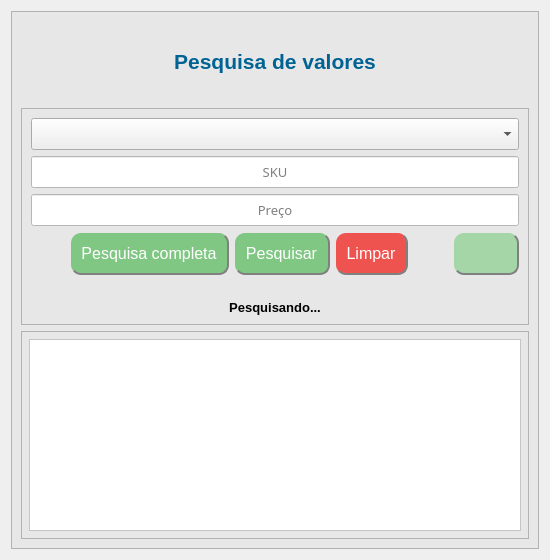
            <widget class="QWidget" name="pg_comparar">
             <layout class="QHBoxLayout" name="horizontalLayout_8">
              <item>
               <widget class="QFrame" name="frame_7">
                <property name="sizePolicy">
                 <sizepolicy hsizetype="Preferred" vsizetype="Expanding">
                  <horstretch>0</horstretch>
                  <verstretch>0</verstretch>
                 </sizepolicy>
                </property>
                <property name="styleSheet">
                 <string notr="true">QLineEdit{
	background-color: rgb( 255, 255, 255);
	font: 10pt &quot;MS Shell Dig 2&quot;;
}

QFrame{
Background-color: rgb(231, 231, 231);
}
</string>
                </property>
                <property name="frameShape">
                 <enum>QFrame::StyledPanel</enum>
                </property>
                <property name="frameShadow">
                 <enum>QFrame::Raised</enum>
                </property>
                <layout class="QVBoxLayout" name="verticalLayout_14" stretch="0,0,1">
                 <item>
                  <widget class="QLabel" name="label_4">
                   <property name="whatsThis">
                    <string>&lt;html&gt;&lt;head/&gt;&lt;body&gt;&lt;p align=&quot;center&quot;&gt;&lt;span style=&quot; font-size:12pt;&quot;&gt;Pesquisa de valores&lt;/span&gt;&lt;/p&gt;&lt;/body&gt;&lt;/html&gt;</string>
                   </property>
                   <property name="styleSheet">
                    <string notr="true">color: rgb(0, 99, 148);
margin-top: 25px;
margin-bottom: 25px;</string>
                   </property>
                   <property name="text">
                    <string>&lt;html&gt;&lt;head/&gt;&lt;body&gt;&lt;p align=&quot;center&quot;&gt;&lt;span style=&quot; font-size:16pt; font-weight:600;&quot;&gt;Pesquisa de valores&lt;/span&gt;&lt;/p&gt;&lt;/body&gt;&lt;/html&gt;</string>
                   </property>
                   <property name="textFormat">
                    <enum>Qt::AutoText</enum>
                   </property>
                   <property name="alignment">
                    <set>Qt::AlignHCenter|Qt::AlignTop</set>
                   </property>
                  </widget>
                 </item>
                 <item>
                  <widget class="QFrame" name="frame_8">
                   <property name="minimumSize">
                    <size>
                     <width>0</width>
                     <height>22</height>
                    </size>
                   </property>
                   <property name="styleSheet">
                    <string notr="true">QPushButton{
	height: 15px;
}
QLineEdit{
	border-radius: 3px;
	border: 2px solid transparent
}

QComboBox{
	border-radius:3px;
	background-color: WHITE;
	border: 2px solid transparent
}
QLineEdit:hover {
	border-color: #9BB4D6;
}
QComboBox:hover{
	   border-color: #9BB4D6;
}

/*QPushButton {
    background-color: #ecf0f1;
    border: 2px solid transparent;
    border-radius: 5px;
    color: #333;
    padding: 10px 20px;
    box-shadow: 0px 0px 5px rgba(0, 0, 0, 0.3);
}

QPushButton:hover {
    border-color: #3498db;
}*\
</string>
                   </property>
                   <property name="frameShape">
                    <enum>QFrame::StyledPanel</enum>
                   </property>
                   <property name="frameShadow">
                    <enum>QFrame::Raised</enum>
                   </property>
                   <layout class="QVBoxLayout" name="verticalLayout_11">
                    <item>
                     <layout class="QVBoxLayout" name="verticalLayout_9">
                      <item>
                       <widget class="QComboBox" name="comboBox">
                        <property name="sizePolicy">
                         <sizepolicy hsizetype="Expanding" vsizetype="Fixed">
                          <horstretch>0</horstretch>
                          <verstretch>0</verstretch>
                         </sizepolicy>
                        </property>
                        <property name="minimumSize">
                         <size>
                          <width>0</width>
                          <height>32</height>
                         </size>
                        </property>
                        <property name="maximumSize">
                         <size>
                          <width>16777215</width>
                          <height>40</height>
                         </size>
                        </property>
                        <property name="font">
                         <font>
                          <pointsize>12</pointsize>
                         </font>
                        </property>
                       </widget>
                      </item>
                      <item>
                       <widget class="QLineEdit" name="txt_comparar_sku">
                        <property name="minimumSize">
                         <size>
                          <width>0</width>
                          <height>32</height>
                         </size>
                        </property>
                        <property name="maximumSize">
                         <size>
                          <width>16777215</width>
                          <height>40</height>
                         </size>
                        </property>
                        <property name="font">
                         <font>
                          <family>MS Shell Dig 2</family>
                          <pointsize>10</pointsize>
                          <weight>50</weight>
                          <italic>false</italic>
                          <bold>false</bold>
                         </font>
                        </property>
                        <property name="text">
                         <string/>
                        </property>
                        <property name="alignment">
                         <set>Qt::AlignCenter</set>
                        </property>
                        <property name="placeholderText">
                         <string>SKU</string>
                        </property>
                       </widget>
                      </item>
                      <item>
                       <widget class="QLineEdit" name="txt_comparar_preco">
                        <property name="minimumSize">
                         <size>
                          <width>0</width>
                          <height>32</height>
                         </size>
                        </property>
                        <property name="maximumSize">
                         <size>
                          <width>16777215</width>
                          <height>40</height>
                         </size>
                        </property>
                        <property name="font">
                         <font>
                          <family>MS Shell Dig 2</family>
                          <pointsize>10</pointsize>
                          <weight>50</weight>
                          <italic>false</italic>
                          <bold>false</bold>
                         </font>
                        </property>
                        <property name="text">
                         <string/>
                        </property>
                        <property name="alignment">
                         <set>Qt::AlignCenter</set>
                        </property>
                        <property name="placeholderText">
                         <string>Preço</string>
                        </property>
                       </widget>
                      </item>
                     </layout>
                    </item>
                    <item>
                     <layout class="QHBoxLayout" name="horizontalLayout_7">
                      <item>
                       <spacer name="horizontalSpacer">
                        <property name="orientation">
                         <enum>Qt::Horizontal</enum>
                        </property>
                        <property name="sizeHint" stdset="0">
                         <size>
                          <width>40</width>
                          <height>20</height>
                         </size>
                        </property>
                       </spacer>
                      </item>
                      <item>
                       <widget class="QPushButton" name="bt_pesquisa_massiva">
                        <property name="enabled">
                         <bool>true</bool>
                        </property>
                        <property name="sizePolicy">
                         <sizepolicy hsizetype="Expanding" vsizetype="Expanding">
                          <horstretch>0</horstretch>
                          <verstretch>0</verstretch>
                         </sizepolicy>
                        </property>
                        <property name="minimumSize">
                         <size>
                          <width>30</width>
                          <height>42</height>
                         </size>
                        </property>
                        <property name="maximumSize">
                         <size>
                          <width>16777215</width>
                          <height>40</height>
                         </size>
                        </property>
                        <property name="font">
                         <font>
                          <family>Segoe UI</family>
                          <pointsize>12</pointsize>
                          <weight>50</weight>
                          <bold>false</bold>
                          <underline>false</underline>
                          <strikeout>false</strikeout>
                          <kerning>true</kerning>
                         </font>
                        </property>
                        <property name="cursor">
                         <cursorShape>PointingHandCursor</cursorShape>
                        </property>
                        <property name="styleSheet">
                         <string notr="true">QPushButton:hover{
	/*background-color: #90a955;*/
	border-radius: 10px;
	color: #000;
}
QPushButton{
	background-color: #81C784;
	border-radius: 10px;
	padding-left: 10px;
	padding-right: 10px;
	color: #fff;
	border-bottom: 1.5px solid gray;
	border-right: 1.5px solid gray;
	
}
QPushButton:pressed{
	background-color: #66BB6A;
	border-radius: 15px;
	border-bottom: 1.5px solid gray;
	border-right: 1.5px solid gray;
	color: #000;
}</string>
                        </property>
                        <property name="text">
                         <string>Pesquisa completa</string>
                        </property>
                       </widget>
                      </item>
                      <item>
                       <widget class="QPushButton" name="bt_pesquisar">
                        <property name="sizePolicy">
                         <sizepolicy hsizetype="Expanding" vsizetype="Expanding">
                          <horstretch>0</horstretch>
                          <verstretch>0</verstretch>
                         </sizepolicy>
                        </property>
                        <property name="minimumSize">
                         <size>
                          <width>30</width>
                          <height>42</height>
                         </size>
                        </property>
                        <property name="maximumSize">
                         <size>
                          <width>16777215</width>
                          <height>40</height>
                         </size>
                        </property>
                        <property name="font">
                         <font>
                          <family>Segoe UI</family>
                          <pointsize>12</pointsize>
                         </font>
                        </property>
                        <property name="cursor">
                         <cursorShape>PointingHandCursor</cursorShape>
                        </property>
                        <property name="styleSheet">
                         <string notr="true">QPushButton:hover{
	/*background-color: #90a955;*/
	border-radius: 10px;
	color: #000;
}
QPushButton{
	background-color: #81C784;
	border-radius: 10px;
	padding-left: 10px;
	padding-right: 10px;
	color: #fff;
	border-bottom: 1.5px solid gray;
	border-right: 1.5px solid gray;
	
}
QPushButton:pressed{
	background-color: #66BB6A;
	border-radius: 15px;
	border-bottom: 1.5px solid gray;
	border-right: 1.5px solid gray;
	color: #000;
}</string>
                        </property>
                        <property name="text">
                         <string>Pesquisar</string>
                        </property>
                        <property name="autoDefault">
                         <bool>false</bool>
                        </property>
                        <property name="default">
                         <bool>false</bool>
                        </property>
                        <property name="flat">
                         <bool>false</bool>
                        </property>
                       </widget>
                      </item>
                      <item>
                       <widget class="QPushButton" name="bt_limpar">
                        <property name="enabled">
                         <bool>true</bool>
                        </property>
                        <property name="sizePolicy">
                         <sizepolicy hsizetype="Expanding" vsizetype="Expanding">
                          <horstretch>0</horstretch>
                          <verstretch>0</verstretch>
                         </sizepolicy>
                        </property>
                        <property name="minimumSize">
                         <size>
                          <width>30</width>
                          <height>42</height>
                         </size>
                        </property>
                        <property name="maximumSize">
                         <size>
                          <width>16777215</width>
                          <height>40</height>
                         </size>
                        </property>
                        <property name="font">
                         <font>
                          <family>Segoe UI</family>
                          <pointsize>12</pointsize>
                          <weight>50</weight>
                          <bold>false</bold>
                          <underline>false</underline>
                          <strikeout>false</strikeout>
                          <kerning>true</kerning>
                         </font>
                        </property>
                        <property name="cursor">
                         <cursorShape>PointingHandCursor</cursorShape>
                        </property>
                        <property name="styleSheet">
                         <string notr="true">QPushButton:hover{
	/*background-color: #90a955;*/
	border-radius: 10px;
	color: #000;
}
QPushButton{
	background-color: #EF5350;
	border-radius: 10px;
	padding-left: 10px;
	padding-right: 10px;
	color: #fff;
	border-bottom: 1.5px solid gray;
	border-right: 1.5px solid gray;
}
QPushButton:pressed{
	background-color: #F44336;
	border-radius: 15px;
	border-bottom: 1.5px solid gray;
	border-right: 1.5px solid gray;
	color: #000;
}</string>
                        </property>
                        <property name="text">
                         <string>Limpar</string>
                        </property>
                       </widget>
                      </item>
                      <item>
                       <spacer name="horizontalSpacer_4">
                        <property name="orientation">
                         <enum>Qt::Horizontal</enum>
                        </property>
                        <property name="sizeHint" stdset="0">
                         <size>
                          <width>40</width>
                          <height>20</height>
                         </size>
                        </property>
                       </spacer>
                      </item>
                      <item>
                       <widget class="QPushButton" name="bt_comparar_exportar">
                        <property name="enabled">
                         <bool>true</bool>
                        </property>
                        <property name="sizePolicy">
                         <sizepolicy hsizetype="Maximum" vsizetype="Expanding">
                          <horstretch>0</horstretch>
                          <verstretch>0</verstretch>
                         </sizepolicy>
                        </property>
                        <property name="minimumSize">
                         <size>
                          <width>10</width>
                          <height>42</height>
                         </size>
                        </property>
                        <property name="maximumSize">
                         <size>
                          <width>16777215</width>
                          <height>40</height>
                         </size>
                        </property>
                        <property name="font">
                         <font>
                          <family>Segoe UI</family>
                          <pointsize>12</pointsize>
                          <weight>50</weight>
                          <bold>false</bold>
                          <underline>false</underline>
                          <strikeout>false</strikeout>
                          <kerning>true</kerning>
                         </font>
                        </property>
                        <property name="cursor">
                         <cursorShape>PointingHandCursor</cursorShape>
                        </property>
                        <property name="styleSheet">
                         <string notr="true">QPushButton:hover{
	/*background-color: #90a955;*/
	border-radius: 10px;
	color: #fff;
}
QPushButton{
	background-color: #A5D6A7;
	border-radius: 10px;
	padding-left: 10px;
	padding-right: 10px;
	color: #fff;
	border-bottom: 1.5px solid gray;
	border-right: 1.5px solid gray;
	
}
QPushButton:pressed{
	background-color: #81C784;
	border-radius: 15px;
	border-bottom: 1.5px solid gray;
	border-right: 1.5px solid gray;
	color: #000;
}</string>
                        </property>
                        <property name="text">
                         <string/>
                        </property>
                        <property name="icon">
                         <iconset resource="Icons_.qrc">
                          <normaloff>:/icons/icones/download.png</normaloff>:/icons/icones/download.png</iconset>
                        </property>
                       </widget>
                      </item>
                     </layout>
                    </item>
                    <item>
                     <spacer name="verticalSpacer_2">
                      <property name="orientation">
                       <enum>Qt::Vertical</enum>
                      </property>
                      <property name="sizeType">
                       <enum>QSizePolicy::Expanding</enum>
                      </property>
                      <property name="sizeHint" stdset="0">
                       <size>
                        <width>35</width>
                        <height>20</height>
                       </size>
                      </property>
                     </spacer>
                    </item>
                    <item>
                     <widget class="QLabel" name="label_6">
                      <property name="styleSheet">
                       <string notr="true">QLabel {
    color: black; /* Cor do texto normal */
    font-weight: bold;
}</string>
                      </property>
                      <property name="inputMethodHints">
                       <set>Qt::ImhNone</set>
                      </property>
                      <property name="text">
                       <string>&lt;html&gt;&lt;head/&gt;&lt;body&gt;&lt;p align=&quot;center&quot;&gt;&lt;span style=&quot; font-size:10pt;&quot;&gt;Pesquisando...&lt;/span&gt;&lt;/p&gt;&lt;/body&gt;&lt;/html&gt;</string>
                      </property>
                     </widget>
                    </item>
                   </layout>
                  </widget>
                 </item>
                 <item>
                  <widget class="QFrame" name="frame_9">
                   <property name="sizePolicy">
                    <sizepolicy hsizetype="Expanding" vsizetype="Expanding">
                     <horstretch>0</horstretch>
                     <verstretch>0</verstretch>
                    </sizepolicy>
                   </property>
                   <property name="maximumSize">
                    <size>
                     <width>16777215</width>
                     <height>16777215</height>
                    </size>
                   </property>
                   <property name="frameShape">
                    <enum>QFrame::StyledPanel</enum>
                   </property>
                   <property name="frameShadow">
                    <enum>QFrame::Raised</enum>
                   </property>
                   <layout class="QVBoxLayout" name="verticalLayout_16">
                    <property name="leftMargin">
                     <number>7</number>
                    </property>
                    <property name="topMargin">
                     <number>7</number>
                    </property>
                    <property name="rightMargin">
                     <number>7</number>
                    </property>
                    <property name="bottomMargin">
                     <number>7</number>
                    </property>
                    <item>
                     <widget class="QTableWidget" name="tb_concorrentes">
                      <property name="minimumSize">
                       <size>
                        <width>0</width>
                        <height>0</height>
                       </size>
                      </property>
                      <property name="maximumSize">
                       <size>
                        <width>16777215</width>
                        <height>16777215</height>
                       </size>
                      </property>
                      <property name="styleSheet">
                       <string notr="true">background: white;</string>
                      </property>
                     </widget>
                    </item>
                   </layout>
                  </widget>
                 </item>
                </layout>
               </widget>
              </item>
             </layout>
            </widget>
